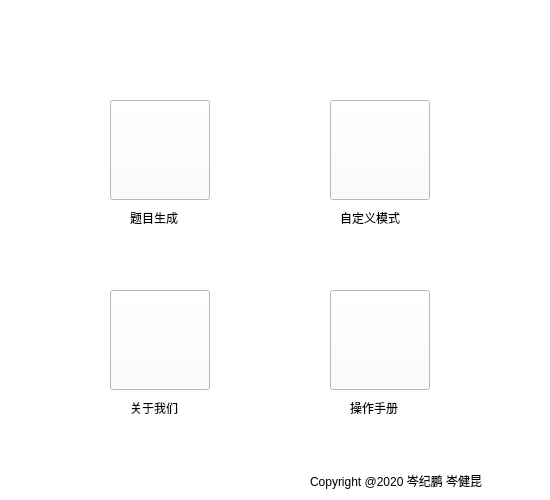
<?xml version="1.0" encoding="UTF-8"?>
<ui version="4.0">
 <class>Widget</class>
 <widget class="QWidget" name="Widget">
  <property name="geometry">
   <rect>
    <x>0</x>
    <y>0</y>
    <width>550</width>
    <height>500</height>
   </rect>
  </property>
  <property name="minimumSize">
   <size>
    <width>550</width>
    <height>500</height>
   </size>
  </property>
  <property name="maximumSize">
   <size>
    <width>550</width>
    <height>500</height>
   </size>
  </property>
  <property name="windowTitle">
   <string>Widget</string>
  </property>
  <property name="styleSheet">
   <string notr="true">background-color: rgb(255, 255, 255);</string>
  </property>
  <widget class="QPushButton" name="pushButton">
   <property name="geometry">
    <rect>
     <x>330</x>
     <y>290</y>
     <width>100</width>
     <height>100</height>
    </rect>
   </property>
   <property name="styleSheet">
    <string notr="true">border-image: url(:/new/prefix1/Users_Manual.png);</string>
   </property>
   <property name="text">
    <string/>
   </property>
  </widget>
  <widget class="QPushButton" name="pushButton_2">
   <property name="geometry">
    <rect>
     <x>110</x>
     <y>290</y>
     <width>100</width>
     <height>100</height>
    </rect>
   </property>
   <property name="styleSheet">
    <string notr="true">border-image: url(:/new/prefix1/about_us.png);</string>
   </property>
   <property name="text">
    <string/>
   </property>
  </widget>
  <widget class="QPushButton" name="pushButton_3">
   <property name="geometry">
    <rect>
     <x>110</x>
     <y>100</y>
     <width>100</width>
     <height>100</height>
    </rect>
   </property>
   <property name="styleSheet">
    <string notr="true">border-image: url(:/new/prefix1/homework.png);</string>
   </property>
   <property name="text">
    <string/>
   </property>
  </widget>
  <widget class="QPushButton" name="pushButton_4">
   <property name="geometry">
    <rect>
     <x>330</x>
     <y>100</y>
     <width>100</width>
     <height>100</height>
    </rect>
   </property>
   <property name="styleSheet">
    <string notr="true">border-image: url(:/new/prefix1/setting.png);</string>
   </property>
   <property name="text">
    <string/>
   </property>
  </widget>
  <widget class="QLabel" name="label">
   <property name="geometry">
    <rect>
     <x>310</x>
     <y>470</y>
     <width>231</width>
     <height>21</height>
    </rect>
   </property>
   <property name="text">
    <string>Copyright @2020 岑纪鹏 岑健昆</string>
   </property>
  </widget>
  <widget class="QLabel" name="label_2">
   <property name="geometry">
    <rect>
     <x>130</x>
     <y>210</y>
     <width>68</width>
     <height>15</height>
    </rect>
   </property>
   <property name="text">
    <string>题目生成</string>
   </property>
  </widget>
  <widget class="QLabel" name="label_3">
   <property name="geometry">
    <rect>
     <x>340</x>
     <y>210</y>
     <width>81</width>
     <height>16</height>
    </rect>
   </property>
   <property name="text">
    <string>自定义模式</string>
   </property>
  </widget>
  <widget class="QLabel" name="label_4">
   <property name="geometry">
    <rect>
     <x>130</x>
     <y>400</y>
     <width>68</width>
     <height>15</height>
    </rect>
   </property>
   <property name="text">
    <string>关于我们</string>
   </property>
  </widget>
  <widget class="QLabel" name="label_5">
   <property name="geometry">
    <rect>
     <x>350</x>
     <y>400</y>
     <width>68</width>
     <height>15</height>
    </rect>
   </property>
   <property name="text">
    <string>操作手册</string>
   </property>
  </widget>
 </widget>
 <resources/>
 <connections/>
</ui>
